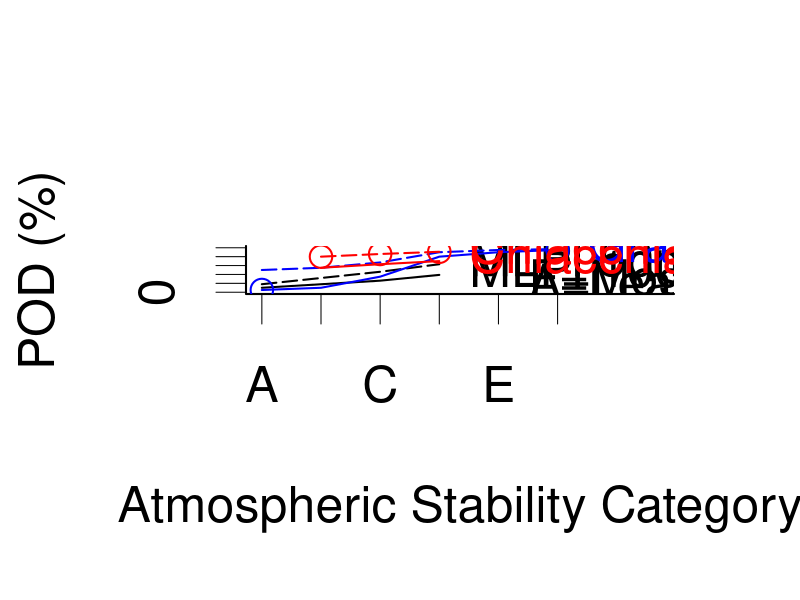
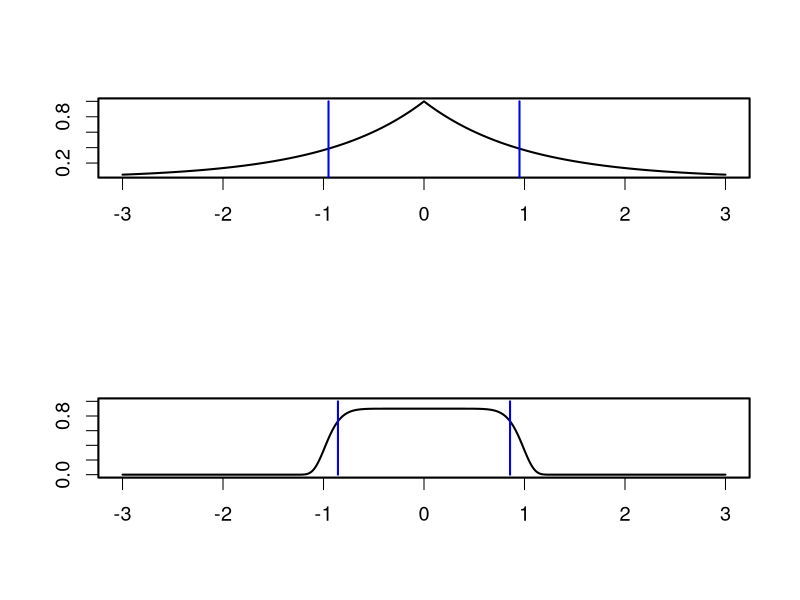

These charts were generated, in order, by the following R code:
# A couple of simple figures.

#X11()
outputDirectory <- file.path("output")
if (!dir.exists(outputDirectory)){ dir.create(outputDirectory) }

# Comparisons of existing data/extrapolated curves for canine POD.
# From Graham's original canine POD work, from the NASAR MLPI text, 
# and from Chiacchia et al., 2015.

graph2<-"podcomparison_simple.png"
png(file.path(outputDirectory,graph2),width=1200,height=1200)

# Setup graphical parameters
par(mfrow=c(1,1))
par(cex=3)
par(lwd=2)
par(bty='l')

# NASAR 
n100m<-c(10,26,39)
n50m<-c(18,46,63)
stability<-c(1,3,4)
nasar<-data.frame(stability,n100m,n50m)
plot(c(1,3,4),nasar[,2],xlim=c(1,7.7),ylim=c(0,100),xaxt="n",type='l',xlab='Atmospheric Stability Category',ylab='POD (%)')
axis(1,1:6,LETTERS[1:6])
lines(c(1,3,4),nasar[,3],xlim=c(1,6),ylim=c(0,100),xaxt="n",lty=5)
text(c(4,4),c(39,63),labels=c('MLPI 100m','MLPI 50m'),pos=4)
text(c(5,5),c(10,20),labels=c('A=Least Stable','F=Most Stable'),pos=4)

# Graham
stability <- c(1,2,3,4,5,6)
g100m <- c(5,10,35,80,90,95)
g50m <- c(50,55,67,90,95,97)
graham<-data.frame(stability,g100m,g50m)
lines(c(1,2,3,4,5,6),graham[,2],xlim=c(1,6),ylim=c(0,100),xaxt="n",col='blue')
lines(c(1,2,3,4,5,6),graham[,3],xlim=c(1,6),ylim=c(0,100),xaxt="n",col='blue',lty=5)
points(c(1,6),c(graham[1,2],graham[6,2]),xlim=c(1,6),ylim=c(0,100),xaxt="n",col='blue')
text(c(6),c(95),labels=c('Graham 100m'),pos=4,col='blue')

# Chiacchia
lines(c(2,3,4),c(55,63,70),xlim=c(1,6),ylim=c(0,100),xaxt="n",col='red')
lines(c(2,3,4),c(80,86,91),xlim=c(1,6),ylim=c(0,100),xaxt="n",col='red',lty=5)
points(c(2,3,4),c(80,86,91),xlim=c(1,6),ylim=c(0,100),xaxt="n",col='red')
text(c(4,4),c(70,91),labels=c('Chiacchia 100m','Chiacchia 50m'),pos=4,col='red')

dev.off()

# Graph of an exponential lateral range curve and an exponential lateral
# range curve with an exponent of 10 ( e^(-|x|^10) ) but multiplied by 0.9
graph1<-"exp_exp10_LRC_curves.png"
png(file.path(outputDirectory,graph1),width=1200,height=1200)
par(mfrow=c(2,1))
par(lwd=2)
par(cex=1.2)
par(mgp=c(5,1,0))
# Exponential lateral range curve 
x<-seq(-3,3,0.01)
y<-exp(-abs(x))
plot(x,y,type="l", ylab=list("POD", cex=3), xlab=list("", cex=.1))
aoc<-sum(diff(x) * (head(y,-1)+tail(y,-1)))/2
lines(c(aoc/2,aoc/2),c(0,1),col='blue')
lines(c(-aoc/2,-aoc/2),c(0,1),col='blue')
# Approximating perfect broom, but peak at 0.9 
y<-(exp(-abs(x)^10)) * 0.9
plot(x,y,type="l",ylim=c(0,1), ylab=list("POD",cex=3), xlab=NULL)
aoc<-sum(diff(x) * (head(y,-1)+tail(y,-1)))/2
lines(c(aoc/2,aoc/2),c(0,1),col='blue')
lines(c(-aoc/2,-aoc/2),c(0,1),col='blue')
dev.off();

